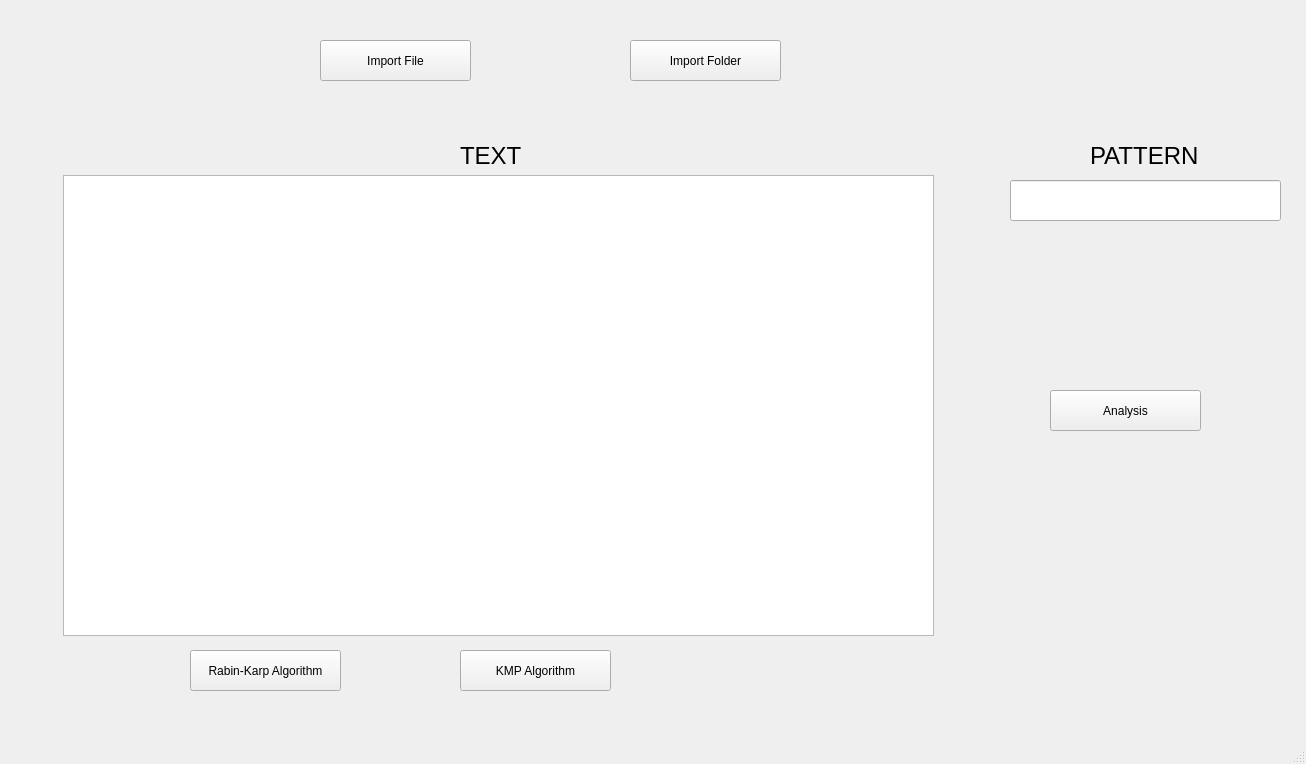
<?xml version="1.0" encoding="UTF-8"?>
<ui version="4.0">
 <class>MainWindow</class>
 <widget class="QMainWindow" name="MainWindow">
  <property name="geometry">
   <rect>
    <x>0</x>
    <y>0</y>
    <width>1306</width>
    <height>764</height>
   </rect>
  </property>
  <property name="windowTitle">
   <string>MainWindow</string>
  </property>
  <widget class="QWidget" name="centralwidget">
   <widget class="QPushButton" name="pushButton">
    <property name="geometry">
     <rect>
      <x>320</x>
      <y>40</y>
      <width>151</width>
      <height>41</height>
     </rect>
    </property>
    <property name="text">
     <string>Import File</string>
    </property>
   </widget>
   <widget class="QPushButton" name="pushButton_2">
    <property name="geometry">
     <rect>
      <x>630</x>
      <y>40</y>
      <width>151</width>
      <height>41</height>
     </rect>
    </property>
    <property name="text">
     <string>Import Folder</string>
    </property>
   </widget>
   <widget class="QTextEdit" name="textEdit">
    <property name="geometry">
     <rect>
      <x>63</x>
      <y>175</y>
      <width>871</width>
      <height>461</height>
     </rect>
    </property>
   </widget>
   <widget class="QPushButton" name="pushButton_3">
    <property name="geometry">
     <rect>
      <x>190</x>
      <y>650</y>
      <width>151</width>
      <height>41</height>
     </rect>
    </property>
    <property name="text">
     <string>Rabin-Karp Algorithm</string>
    </property>
   </widget>
   <widget class="QPushButton" name="pushButton_4">
    <property name="geometry">
     <rect>
      <x>460</x>
      <y>650</y>
      <width>151</width>
      <height>41</height>
     </rect>
    </property>
    <property name="text">
     <string>KMP Algorithm</string>
    </property>
   </widget>
   <widget class="QLabel" name="label">
    <property name="geometry">
     <rect>
      <x>460</x>
      <y>140</y>
      <width>81</width>
      <height>31</height>
     </rect>
    </property>
    <property name="font">
     <font>
      <pointsize>18</pointsize>
     </font>
    </property>
    <property name="text">
     <string>TEXT</string>
    </property>
   </widget>
   <widget class="QLabel" name="label_2">
    <property name="geometry">
     <rect>
      <x>1090</x>
      <y>140</y>
      <width>111</width>
      <height>31</height>
     </rect>
    </property>
    <property name="font">
     <font>
      <pointsize>18</pointsize>
     </font>
    </property>
    <property name="text">
     <string>PATTERN</string>
    </property>
   </widget>
   <widget class="QLineEdit" name="lineEdit">
    <property name="geometry">
     <rect>
      <x>1010</x>
      <y>180</y>
      <width>271</width>
      <height>41</height>
     </rect>
    </property>
   </widget>
   <widget class="QPushButton" name="pushButton_5">
    <property name="geometry">
     <rect>
      <x>1050</x>
      <y>390</y>
      <width>151</width>
      <height>41</height>
     </rect>
    </property>
    <property name="text">
     <string>Analysis</string>
    </property>
   </widget>
  </widget>
  <widget class="QMenuBar" name="menubar">
   <property name="geometry">
    <rect>
     <x>0</x>
     <y>0</y>
     <width>1306</width>
     <height>24</height>
    </rect>
   </property>
  </widget>
  <widget class="QStatusBar" name="statusbar"/>
 </widget>
 <resources/>
 <connections/>
</ui>
